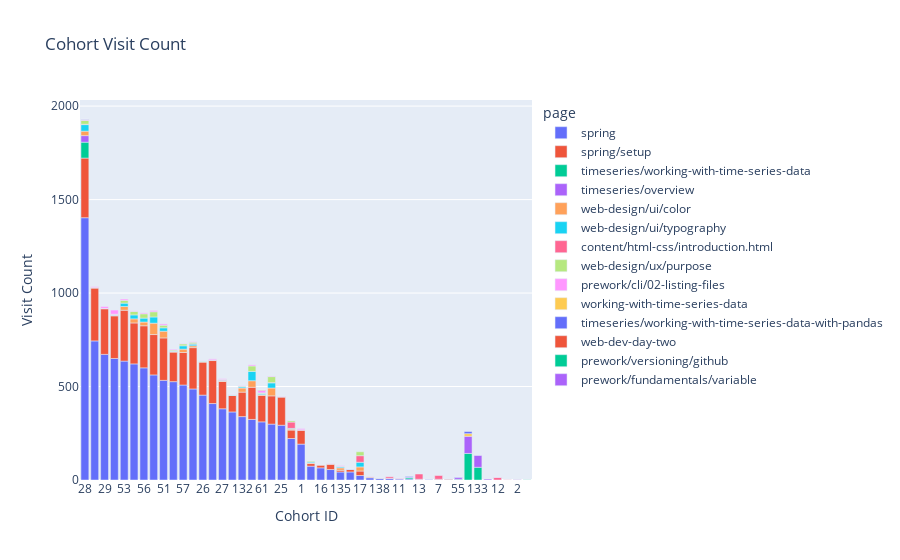

Notebook code cell kept with this figure:
### Markdown cell above
most cohorts visted web-design/ux/purpose the most

### Code cell
# plot out an visits per cohort for the highest visited pages
fig = px.bar( data_frame=df[df.page.isin(most_by_cohort.index)].groupby(["cohort",'page'])['cohort']\
                    .agg(["count"])\
                        .reset_index().sort_values(by="count",ascending=False),
        x="cohort",
        y="count",
        color="page",
        title="Cohort Visit Count",
        barmode="relative")

fig.update_xaxes(type='category')
fig.update_layout(xaxis_title="Cohort ID", yaxis_title="Visit Count",font=dict(size=12))

### Figure 1 — Plotly figure (JSON) as saved in the notebook; plotly's stock layout.template omitted (floating-point values rounded to 4 significant figures)
{"data": [{"alignmentgroup": "True", "hovertemplate": "page=spring<br>cohort=%{x}<br>count=%{y}<extra></extra>", "legendgroup": "spring", "marker": {"color": "#636efa", "pattern": {"shape": ""}}, "name": "spring", "offsetgroup": "spring", "orientation": "v", "showlegend": true, "textposition": "auto", "type": "bar", "x": [28, 22, 29, 24, 53, 62, 56, 33, 51, 58, 57, 31, 26, 23, 27, 21, 132, 52, 61, 32, 25, 14, 1, 134, 16, 18, 135, 8, 17, 15, 138, 19, 11, 34, 13, 139, 7, 6, 55], "xaxis": "x", "y": [1403, 744, 672, 650, 636, 621, 600, 562, 533, 526, 508, 487, 454, 409, 381, 364, 339, 324, 311, 299, 293, 222, 192, 74, 65, 56, 43, 43, 24, 12, 8, 8, 5, 5, 3, 2, 2, 2, 1], "yaxis": "y"}, {"alignmentgroup": "True", "hovertemplate": "page=spring/setup<br>cohort=%{x}<br>count=%{y}<extra></extra>", "legendgroup": "spring/setup", "marker": {"color": "#EF553B", "pattern": {"shape": ""}}, "name": "spring/setup", "offsetgroup": "spring/setup", "orientation": "v", "showlegend": true, "textposition": "auto", "type": "bar", "x": [28, 22, 53, 29, 23, 24, 51, 56, 31, 62, 33, 26, 57, 52, 58, 32, 25, 27, 61, 132, 21, 1, 14, 18, 17, 134, 16, 8, 135, 15, 6, 7, 138, 13, 19], "xaxis": "x", "y": [319, 283, 272, 244, 230, 228, 227, 225, 221, 219, 216, 177, 174, 172, 158, 151, 151, 146, 141, 131, 88, 73, 45, 29, 24, 14, 13, 13, 9, 4, 2, 2, 1, 1, 1], "yaxis": "y"}, {"alignmentgroup": "True", "hovertemplate": "page=timeseries/working-with-time-series-data<br>cohort=%{x}<br>count=%{y}<extra></extra>", "legendgroup": "timeseries/working-with-time-series-data", "marker": {"color": "#00cc96", "pattern": {"shape": ""}}, "name": "timeseries/working-with-time-series-data", "offsetgroup": "timeseries/working-with-time-series-data", "orientation": "v", "showlegend": true, "textposition": "auto", "type": "bar", "x": [59, 28, 133, 34, 55], "xaxis": "x", "y": [142, 85, 68, 7, 3], "yaxis": "y"}, {"alignmentgroup": "True", "hovertemplate": "page=timeseries/overview<br>cohort=%{x}<br>count=%{y}<extra></extra>", "legendgroup": "timeseries/overview", "marker": {"color": "#ab63fa", "pattern": {"shape": ""}}, "name": "timeseries/overview", "offsetgroup": "timeseries/overview", "orientation": "v", "showlegend": true, "textposition": "auto", "type": "bar", "x": [59, 133, 28, 55, 137, 34], "xaxis": "x", "y": [92, 63, 35, 10, 5, 3], "yaxis": "y"}, {"alignmentgroup": "True", "hovertemplate": "page=web-design/ui/color<br>cohort=%{x}<br>count=%{y}<extra></extra>", "legendgroup": "web-design/ui/color", "marker": {"color": "#FFA15A", "pattern": {"shape": ""}}, "name": "web-design/ui/color", "offsetgroup": "web-design/ui/color", "orientation": "v", "showlegend": true, "textposition": "auto", "type": "bar", "x": [33, 32, 51, 52, 28, 17, 132, 62, 53, 56, 57, 135, 31, 61, 14, 134, 58, 27, 24, 18, 26, 25, 22, 21], "xaxis": "x", "y": [61, 42, 36, 35, 24, 22, 22, 22, 20, 20, 18, 13, 10, 5, 5, 4, 4, 3, 2, 1, 1, 1, 1, 1], "yaxis": "y"}, {"alignmentgroup": "True", "hovertemplate": "page=web-design/ui/typography<br>cohort=%{x}<br>count=%{y}<extra></extra>", "legendgroup": "web-design/ui/typography", "marker": {"color": "#19d3f3", "pattern": {"shape": ""}}, "name": "web-design/ui/typography", "offsetgroup": "web-design/ui/typography", "orientation": "v", "showlegend": true, "textposition": "auto", "type": "bar", "x": [52, 28, 33, 32, 17, 62, 56, 51, 53, 57, 31, 61, 132, 134, 135, 14, 27, 26, 58, 21, 24, 18, 25, 23], "xaxis": "x", "y": [50, 35, 33, 28, 25, 21, 21, 18, 18, 18, 9, 6, 6, 5, 5, 4, 3, 3, 2, 2, 2, 1, 1, 1], "yaxis": "y"}, {"alignmentgroup": "True", "hovertemplate": "page=content/html-css/introduction.html<br>cohort=%{x}<br>count=%{y}<extra></extra>", "legendgroup": "content/html-css/introduction.html", "marker": {"color": "#FF6692", "pattern": {"shape": ""}}, "name": "content/html-css/introduction.html", "offsetgroup": "content/html-css/introduction.html", "orientation": "v", "showlegend": true, "textposition": "auto", "type": "bar", "x": [17, 14, 13, 7, 12, 19, 11, 1, 24, 27, 23, 21, 22, 28, 31, 15, 9, 2, 8, 32, 29], "xaxis": "x", "y": [35, 34, 28, 20, 14, 8, 4, 4, 4, 3, 3, 2, 2, 2, 2, 1, 1, 1, 1, 1, 1], "yaxis": "y"}, {"alignmentgroup": "True", "hovertemplate": "page=web-design/ux/purpose<br>cohort=%{x}<br>count=%{y}<extra></extra>", "legendgroup": "web-design/ux/purpose", "marker": {"color": "#B6E880", "pattern": {"shape": ""}}, "name": "web-design/ux/purpose", "offsetgroup": "web-design/ux/purpose", "orientation": "v", "showlegend": true, "textposition": "auto", "type": "bar", "x": [32, 52, 33, 56, 17, 28, 62, 53, 51, 57, 14, 31, 58, 134, 132, 135, 61, 27, 26, 29, 25, 24, 21, 18], "xaxis": "x", "y": [32, 29, 28, 23, 21, 20, 19, 15, 14, 10, 8, 8, 5, 4, 4, 3, 3, 2, 2, 1, 1, 1, 1, 1], "yaxis": "y"}, {"alignmentgroup": "True", "hovertemplate": "page=prework/cli/02-listing-files<br>cohort=%{x}<br>count=%{y}<extra></extra>", "legendgroup": "prework/cli/02-listing-files", "marker": {"color": "#FF97FF", "pattern": {"shape": ""}}, "name": "prework/cli/02-listing-files", "offsetgroup": "prework/cli/02-listing-files", "orientation": "v", "showlegend": true, "textposition": "auto", "type": "bar", "x": [24, 61, 29, 53, 33, 51, 52, 28, 1, 23, 56, 135, 58, 22, 27, 32, 31, 62, 57, 132, 18, 25, 11, 14, 12, 15, 21, 26], "xaxis": "x", "y": [22, 13, 10, 7, 7, 7, 6, 6, 6, 5, 5, 4, 4, 4, 4, 3, 3, 3, 2, 2, 2, 2, 1, 1, 1, 1, 1, 1], "yaxis": "y"}, {"alignmentgroup": "True", "hovertemplate": "page=working-with-time-series-data<br>cohort=%{x}<br>count=%{y}<extra></extra>", "legendgroup": "working-with-time-series-data", "marker": {"color": "#FECB52", "pattern": {"shape": ""}}, "name": "working-with-time-series-data", "offsetgroup": "working-with-time-series-data", "orientation": "v", "showlegend": true, "textposition": "auto", "type": "bar", "x": [59, 28], "xaxis": "x", "y": [14, 1], "yaxis": "y"}, {"alignmentgroup": "True", "hovertemplate": "page=timeseries/working-with-time-series-data-with-pandas<br>cohort=%{x}<br>count=%{y}<extra></extra>", "legendgroup": "timeseries/working-with-time-series-data-with-pandas", "marker": {"color": "#636efa", "pattern": {"shape": ""}}, "name": "timeseries/working-with-time-series-data-with-pandas", "offsetgroup": "timeseries/working-with-time-series-data-with-pandas", "orientation": "v", "showlegend": true, "textposition": "auto", "type": "bar", "x": [59, 34, 55, 28], "xaxis": "x", "y": [11, 4, 2, 1], "yaxis": "y"}, {"alignmentgroup": "True", "hovertemplate": "page=web-dev-day-two<br>cohort=%{x}<br>count=%{y}<extra></extra>", "legendgroup": "web-dev-day-two", "marker": {"color": "#EF553B", "pattern": {"shape": ""}}, "name": "web-dev-day-two", "offsetgroup": "web-dev-day-two", "orientation": "v", "showlegend": true, "textposition": "auto", "type": "bar", "x": [61], "xaxis": "x", "y": [2], "yaxis": "y"}, {"alignmentgroup": "True", "hovertemplate": "page=prework/versioning/github<br>cohort=%{x}<br>count=%{y}<extra></extra>", "legendgroup": "prework/versioning/github", "marker": {"color": "#00cc96", "pattern": {"shape": ""}}, "name": "prework/versioning/github", "offsetgroup": "prework/versioning/github", "orientation": "v", "showlegend": true, "textposition": "auto", "type": "bar", "x": [8, 4], "xaxis": "x", "y": [1, 1], "yaxis": "y"}, {"alignmentgroup": "True", "hovertemplate": "page=prework/fundamentals/variable<br>cohort=%{x}<br>count=%{y}<extra></extra>", "legendgroup": "prework/fundamentals/variable", "marker": {"color": "#ab63fa", "pattern": {"shape": ""}}, "name": "prework/fundamentals/variable", "offsetgroup": "prework/fundamentals/variable", "orientation": "v", "showlegend": true, "textposition": "auto", "type": "bar", "x": [2, 8], "xaxis": "x", "y": [1, 1], "yaxis": "y"}], "layout": {"barmode": "relative", "font": {"size": 12}, "legend": {"title": {"text": "page"}, "tracegroupgap": 0}, "title": {"text": "Cohort Visit Count"}, "xaxis": {"anchor": "y", "domain": [0, 1], "title": {"text": "Cohort ID"}, "type": "category"}, "yaxis": {"anchor": "x", "domain": [0, 1], "title": {"text": "Visit Count"}}}}
